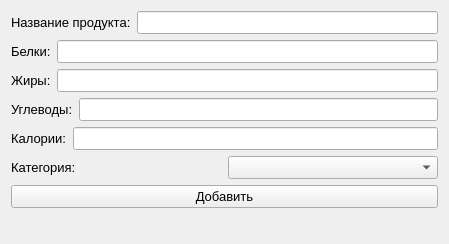
<?xml version="1.0" encoding="UTF-8"?>
<ui version="4.0">
 <class>Adding</class>
 <widget class="QWidget" name="Adding">
  <property name="geometry">
   <rect>
    <x>0</x>
    <y>0</y>
    <width>449</width>
    <height>244</height>
   </rect>
  </property>
  <property name="windowTitle">
   <string>Добавить продукт</string>
  </property>
  <layout class="QVBoxLayout" name="verticalLayout">
   <item>
    <layout class="QHBoxLayout" name="horizontalLayout">
     <item>
      <widget class="QLabel" name="label">
       <property name="font">
        <font>
         <pointsize>10</pointsize>
        </font>
       </property>
       <property name="text">
        <string>Название продукта:</string>
       </property>
      </widget>
     </item>
     <item>
      <widget class="QLineEdit" name="product_name">
       <property name="font">
        <font>
         <pointsize>10</pointsize>
        </font>
       </property>
      </widget>
     </item>
    </layout>
   </item>
   <item>
    <layout class="QHBoxLayout" name="horizontalLayout_2">
     <item>
      <widget class="QLabel" name="label_2">
       <property name="font">
        <font>
         <pointsize>10</pointsize>
        </font>
       </property>
       <property name="text">
        <string>Белки:</string>
       </property>
      </widget>
     </item>
     <item>
      <widget class="QLineEdit" name="proteins">
       <property name="font">
        <font>
         <pointsize>10</pointsize>
        </font>
       </property>
      </widget>
     </item>
    </layout>
   </item>
   <item>
    <layout class="QHBoxLayout" name="horizontalLayout_3">
     <item>
      <widget class="QLabel" name="label_3">
       <property name="font">
        <font>
         <pointsize>10</pointsize>
        </font>
       </property>
       <property name="text">
        <string>Жиры:</string>
       </property>
      </widget>
     </item>
     <item>
      <widget class="QLineEdit" name="fats">
       <property name="font">
        <font>
         <pointsize>10</pointsize>
        </font>
       </property>
      </widget>
     </item>
    </layout>
   </item>
   <item>
    <layout class="QHBoxLayout" name="horizontalLayout_4">
     <item>
      <widget class="QLabel" name="label_4">
       <property name="font">
        <font>
         <pointsize>10</pointsize>
        </font>
       </property>
       <property name="text">
        <string>Углеводы:</string>
       </property>
      </widget>
     </item>
     <item>
      <widget class="QLineEdit" name="carbs">
       <property name="font">
        <font>
         <pointsize>10</pointsize>
        </font>
       </property>
      </widget>
     </item>
    </layout>
   </item>
   <item>
    <layout class="QHBoxLayout" name="horizontalLayout_5">
     <item>
      <widget class="QLabel" name="label_5">
       <property name="font">
        <font>
         <pointsize>10</pointsize>
        </font>
       </property>
       <property name="text">
        <string>Калории:</string>
       </property>
      </widget>
     </item>
     <item>
      <widget class="QLineEdit" name="calories">
       <property name="font">
        <font>
         <pointsize>10</pointsize>
        </font>
       </property>
      </widget>
     </item>
    </layout>
   </item>
   <item>
    <layout class="QHBoxLayout" name="horizontalLayout_6">
     <item>
      <widget class="QLabel" name="label_6">
       <property name="font">
        <font>
         <pointsize>10</pointsize>
        </font>
       </property>
       <property name="text">
        <string>Категория:</string>
       </property>
      </widget>
     </item>
     <item>
      <widget class="QComboBox" name="categories">
       <property name="font">
        <font>
         <pointsize>10</pointsize>
        </font>
       </property>
      </widget>
     </item>
    </layout>
   </item>
   <item>
    <widget class="QPushButton" name="add_btn">
     <property name="font">
      <font>
       <pointsize>10</pointsize>
      </font>
     </property>
     <property name="text">
      <string>Добавить</string>
     </property>
    </widget>
   </item>
   <item>
    <widget class="QLabel" name="label_7">
     <property name="font">
      <font>
       <pointsize>10</pointsize>
       <weight>50</weight>
       <bold>false</bold>
      </font>
     </property>
     <property name="text">
      <string/>
     </property>
    </widget>
   </item>
  </layout>
 </widget>
 <resources/>
 <connections/>
</ui>
